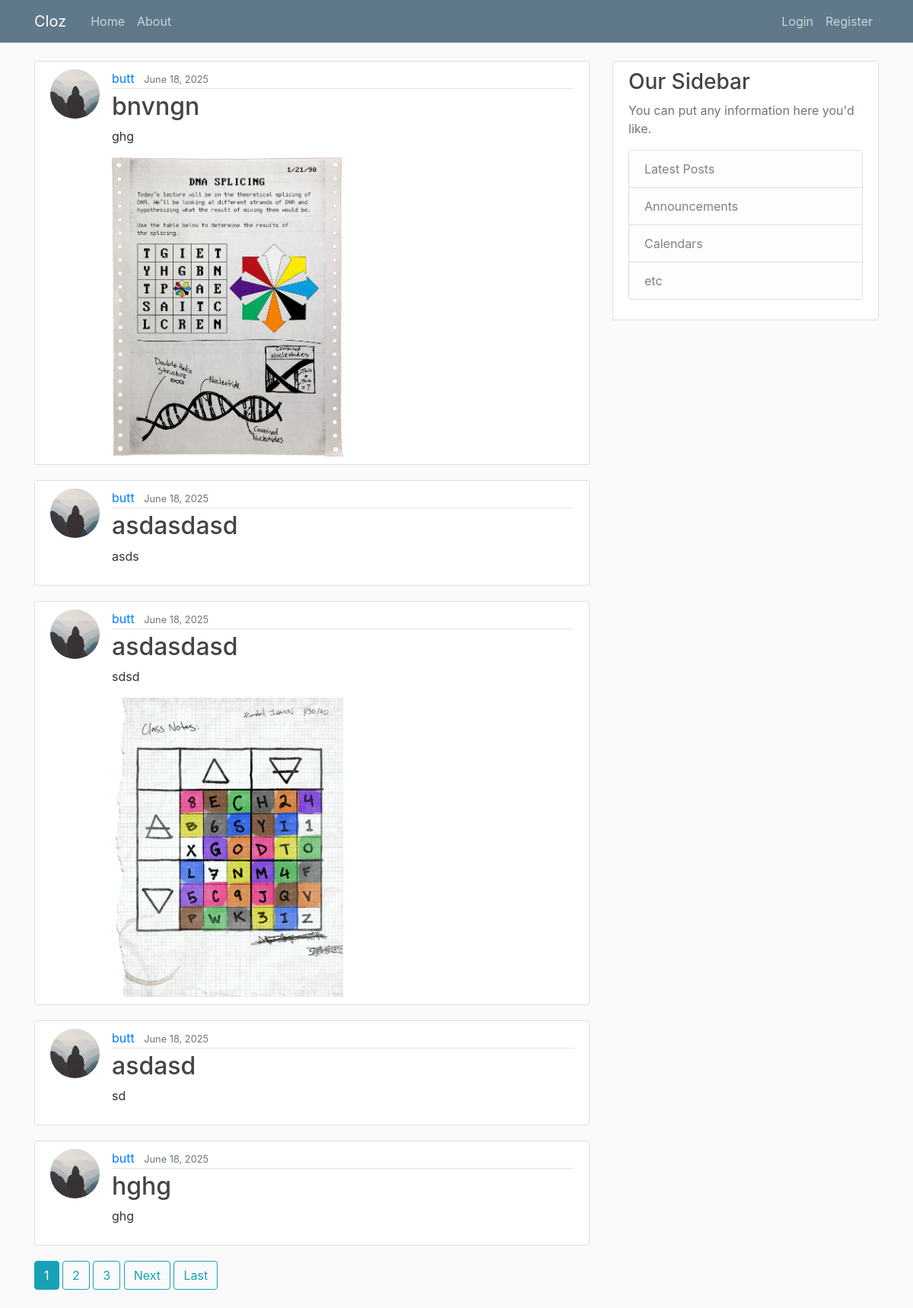
Before: /home/ with the older database file.
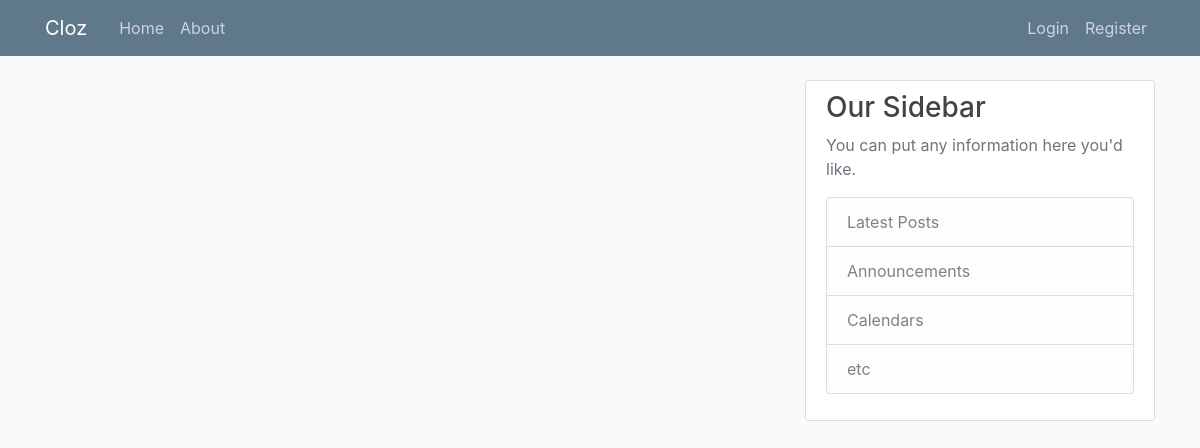
After: the same page with the newer database file.
### blog/models.py (models this page shows, shortened)
class Post(models.Model):
    title = models.CharField(max_length=100)
    content = models.TextField()
    image = models.ImageField(upload_to='post_images', blank=True, null=True)
    date_posted = models.DateTimeField(default=timezone.now)
    author = models.ForeignKey(User, on_delete=models.CASCADE)

### users/models.py (models this page shows, shortened)
class Profile(models.Model):
    user = models.OneToOneField(User, on_delete=models.CASCADE)
    image = models.ImageField(default='default.jpg', upload_to='profile_pics')

### blog/views.py (the view)
# urls.py: path('home/', PostListView.as_view(), name='blog-home'),
class PostListView(ListView):
    model = Post
    template_name = 'blog/home.html' # <app>/<model>_<viewtype>.html
    context_object_name = 'posts'
    ordering = ['-date_posted']
    paginate_by = 5

### blog/templates/blog/home.html (shortened to what this page needs)
{% extends "blog/base.html"%}
{% block content %}
    {% for post in posts %}
        <article class="media content-section">
            <img class="rounded-circle article-img" src="{{ post.author.profile.image.url }}">
            <div class="media-body">
            <div class="article-metadata">
                <a class="mr-2" href="{% url 'user-posts' post.author.username %}">{{ post.author }}</a>
                <small class="text-muted">{{ post.date_posted|date:"F d, Y" }}</small>
            </div>
            <h2><a class="article-title" href="{% url 'post-detail' post.id %}">{{ post.title }}</a></h2>
            <p class="article-content">{{ post.content }}</p>
            {% if post.image %}
                <img class="image" src="{{ post.image.url }}" style="max-width: 600px; width: 50%; height: auto;">
            {% endif %}
            </div>
        </article>
    {% endfor %}
    {% if is_paginated %}
        {% for num in page_obj.paginator.page_range %}
            {% if page_obj.number == num %}
                <a class="btn btn-info mb-4" href="?page={{ num }}">{{ num }}</a>
            {% elif num > page_obj.number|add:'-3' and num < page_obj.number|add:'3' %}
                <a class="btn btn-outline-info mb-4" href="?page={{ num }}">{{ num }}</a>
            {% endif %}
        {% endfor %}
        {% if page_obj.has_next %}
            <a class="btn btn-outline-info mb-4" href="?page={{ page_obj.next_page_number }}">Next</a>
            <a class="btn btn-outline-info mb-4" href="?page={{ page_obj.paginator.num_pages }}">Last</a>
        {% endif %}
    {% endif %}
{% endblock content %}

Changed rows visible on the page:
removed Post: author.profile.image (placeholder picture), author "butt", date_posted "June 18, 2025", title "bnvngn", content "ghg", image (picture)
removed Post: author.profile.image (placeholder picture), author "butt", date_posted "June 18, 2025", title "asdasdasd", content "asds"
removed Post: author.profile.image (placeholder picture), author "butt", date_posted "June 18, 2025", title "asdasdasd", content "sdsd", image (picture)
removed Post: author.profile.image (placeholder picture), author "butt", date_posted "June 18, 2025", title "asdasd", content "sd"
removed Post: author.profile.image (placeholder picture), author "butt", date_posted "June 18, 2025", title "hghg", content "ghg"
Other visible differences:
list line gone: "1"
list line gone: "2"
list line gone: "3"
text no longer shown: "Next Last"
